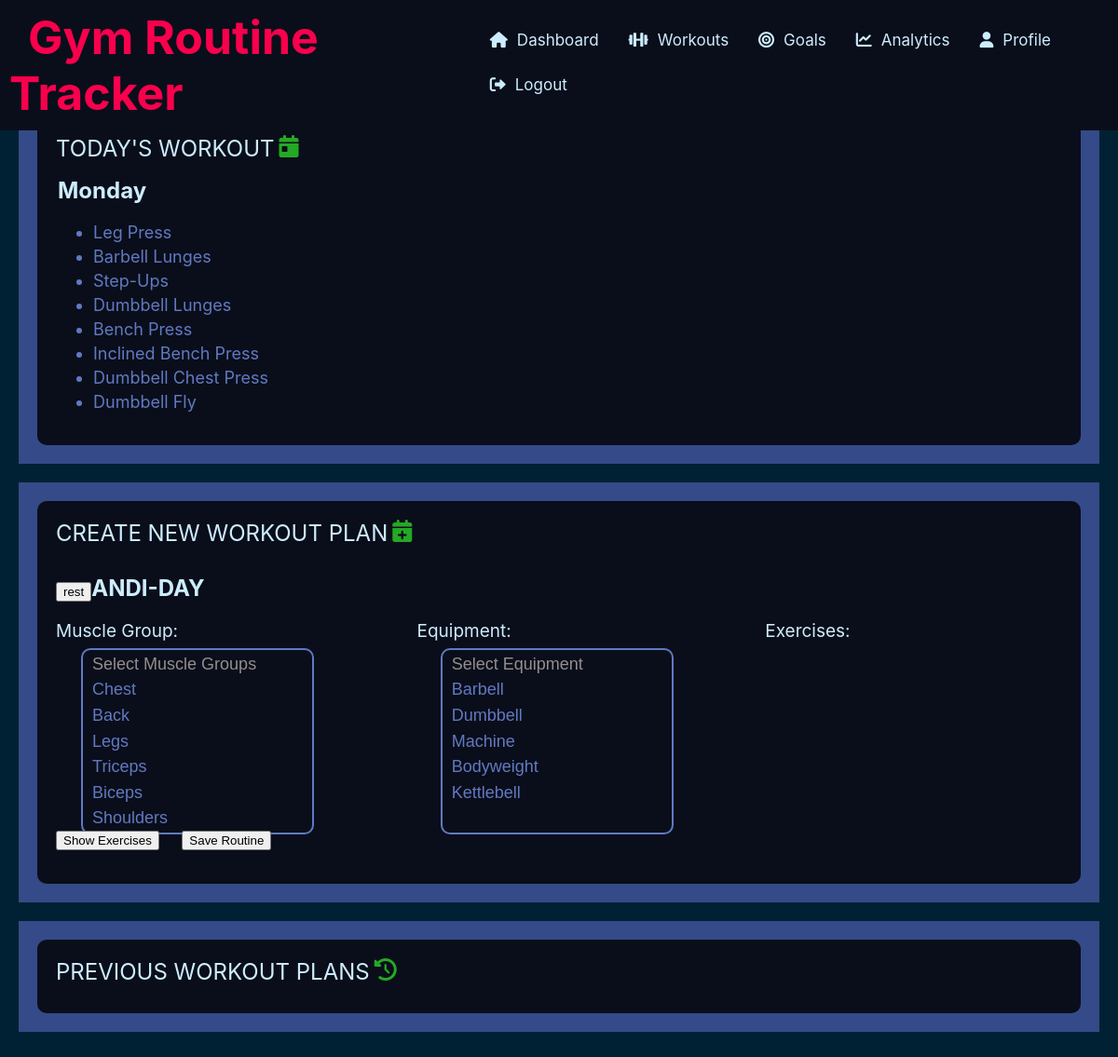
The page /deprecated/poopouts.php (signed in) on the database its author committed.
### tables this page shows
CREATE TABLE `days` (
  `d_id` int(11) NOT NULL,
  `day` text NOT NULL,
  `d_full` text NOT NULL
);

CREATE TABLE `workouts` (
  `w_id` int(11) NOT NULL,
  `uid` int(11) NOT NULL,
  `ex_id` int(11) NOT NULL,
  `day` int(11) NOT NULL,
  `date` date NOT NULL,
  `Used` int(11) NOT NULL
);

CREATE TABLE `exercises` (
  `ex_id` int(11) NOT NULL,
  `mg_id` int(11) DEFAULT NULL,
  `eq_id` int(11) DEFAULT NULL,
  `ex_name` varchar(255) DEFAULT NULL
);

### deprecated/poopouts.php (the view, shortened to what this page needs)
<?php
$servername = "localhost";
$username = "root";
$password = "";
$dbname = "mygymroutine";
$conn = new mysqli($servername, $username, $password, $dbname);
$query = mysqli_query($conn, "SELECT mg_id, mg_name FROM MuscleGroup");
$muscleGroups = [];
while ($row = mysqli_fetch_assoc($query)) {
    $muscleGroups[] = $row;
}
$query = mysqli_query($conn, "SELECT eq_id , eq_name FROM Equipment");
$equipment = [];
while ($row = mysqli_fetch_assoc($query)) {
    $equipment[] = $row;
}
?>
<html>
<head>
    <link rel="stylesheet" href="workouts.css">
</head>
<body>
    <div id="navigation">
        <?php include 'navmain.php'; ?>
    </div>
    <div class="main-container">
        <div class="container-first">
            <div class="section top">
                <div class="workout-heading">TODAY'S WORKOUT
                    <div class="icon">
                        <i class="fa-solid fa-calendar-day" style="color: #25a825;"></i>
                    </div>
                </div>
                <ul>
                    <?php include 'DashWorkout.php'; ?>
                </ul>
            </div>
        </div>
        <div class="container-second">
            <div class="section top">
                <div class="workout-heading">CREATE NEW WORKOUT PLAN
                    <div class="icon">
                        <i class="fa-solid fa-calendar-plus" style="color: #25a825;"></i>
                    </div>
                </div>
                <form method="post">
                <h2><button>rest</button>ANDI-DAY</h2>
                        <div class="day">
                            <div class="mg-box">
                                <div class='mg-label-heading'>
                                    <label for="muscleGroup">Muscle Group:</label>
                                </div>
                                <div class="select-options">
                                    <select name="muscleGroup" id="muscleGroup" multiple>
                                        <option value="">Select Muscle Groups</option>
                                        <?php foreach ($muscleGroups as $group) : ?>
                                            <option value="<?php echo $group['mg_id']; ?>" name="<?php echo $group['mg_id']; ?>"><?php echo $group['mg_name']; ?></option>
                                        <?php endforeach; ?>
                                    </select>
                                </div>
                            </div>
                            <div class="eq-box">
                                <div class='eq-label-heading'>
                                    <label for="equipment">Equipment:</label>
                                </div>
                                <div class="select-options">
                                    <select name="equipment" id="equipment" multiple>
                                        <option value="">Select Equipment</option>
                                        <?php foreach ($equipment as $equip) : ?>
                                            <option value="<?php echo $equip['eq_id']; ?>" name="<?php echo $equip['eq_id']; ?>"><?php echo $equip['eq_name']; ?></option>
                                        <?php endforeach; ?>
                                    </select>
                                </div>
                            </div>
                            <div class="ex-box">
                                <div class='ex-label-heading'>
                                    <label for="exercises">Exercises:</label>
                                </div>
                            </div>
                        </div>
                    <div class="buttons-main">
                        <div class="buttons"><input type="submit" value="Show Exercises" name="Show-Exercises"></div>
                        <div class="buttons"><input type="submit" value="Save Routine" name="Save-Routine"></div>
                    </div>
                </form>
            </div>
        </div>
        <div class="container-third">
            <div class="section top">
                <div class="workout-heading">PREVIOUS WORKOUT PLANS
                    <div class="icon">
                        <i class="fa-solid fa-clock-rotate-left" style="color: #25a825;"></i>
                    </div>
                </div>
            </div>
        </div>
    </div>
</body>
</html>

### DashWorkout.php
<?php
$currentDay = date("D");
$sql_day = "SELECT d_id,d_full FROM days WHERE day='$currentDay'";
$result_day = $conn->query($sql_day);
$row_day = $result_day->fetch_assoc();
$d_id = $row_day["d_id"];
$d_full = $row_day['d_full'];
$sql_exercise = "SELECT * FROM workouts WHERE UID = '$SID' AND day='$d_id'";
$result_exercises = $conn->query($sql_exercise);
if ($result_exercises->num_rows > 0) {
    echo"<div class='day-today'>";
    echo"<h2>".$d_full."</h2>";
    while ($row_exercise = $result_exercises->fetch_assoc()) {
        $ex_id = $row_exercise["ex_id"];
        $sql_ex_details = "SELECT ex_name FROM exercises WHERE ex_id='$ex_id'";
        $ex_name_result = $conn->query($sql_ex_details);
        $result_ex_name = $ex_name_result->fetch_assoc();
        echo '<li>' . $result_ex_name["ex_name"] . '</li>';
    }
    echo"</div>";
} else {?>
    <li style='list-style-type: none;'>You have no exercises today</li>
    <li style='list-style-type: none;'><a href='analytics.php'style="text-decoration:none;" >View analytics</a></li>
<?php
}
?>

### workouts.css (style rules this page uses)
.container-first, .container-second, .container-third, .container-fourth { margin-left: 20px; margin-right: 20px; display: flex; justify-content: center; align-items: center; background-color: var(--accent); padding: 10px; flex-wrap: wrap; margin-bottom: 20px; }
.section { background-color: var(--secondary); padding: 20px; margin: 10px; box-sizing: border-box; flex: 1; position: relative; }
.day-today h2 { position: relative; margin-top: -10px; right: 38px; }
.select-options select, .select-options-ex select { position: relative; top: 30px; right: 13vh; width: 300px; background: transparent; color: var(--primary); font-size: 18px; border-radius: 10px; border: 2px solid var(--primary); height: 200px; }
.select-options option, .select-options-ex option { margin-left: 8px; margin-top: 5px; }
.select-options option:first-child, .select-options-ex option:first-child { color: #948e8e; }
.top { flex-basis: calc(50% - 30px); display: flex; flex-direction: column; border-radius: 10px; }
.workout-heading { font-size: 24px; margin-bottom: 10px; display: flex; position: relative; }
.day { margin-top: 15px; display: block; }
.mg-box, .eq-box, .ex-box { margin-right: 30px; display: inline-flex; }
.eq-label-heading, .ex-label-heading, .mg-label-heading { font-size: 19px; display: block; }
.eq-label-heading { position: relative; right: 3.5vh; }
.ex-label-heading { position: relative; right: 5vh; }
#muscleGroup, #exercises, #equipment { width: 250px; height: 200px; }
.buttons-main { position: relative; margin-top: 25px; }
.buttons { display: inline-flex; margin-right: 20px; }

### nav.css (style rules this page uses)
:root { --text: #ccedff; --background: #002133; --primary: #6179c2; --secondary: #0a0e1a; --accent: #354a88; --selected:#051131; --font-family: -apple-system, BlinkMacSystemFont, "Segoe UI", Roboto, "Helvetica Neue", Arial, sans-serif; --accent-text: #f9004d; --teritiary: #8d7fa1; --button-color: #25a825; }

### dashboard.css (style rules this page uses)
body { margin: 0; padding: 0; font-family: var(--font-family); background-color: var(--background); color: var(--text); }
.main-container { position: relative; top: 105px; padding-bottom: 20px; }
.container-first-goals, .container-first-add, .container-first, .container-second, .container-third { margin-left: 20px; margin-right: 20px; display: flex; justify-content: center; align-items: center; background-color: var(--accent); padding: 10px; flex-wrap: wrap; }
.container-second { margin-top: 20px; }
.container-third { margin-top: 20px; }
.section { background-color: var(--secondary); padding: 20px; margin: 10px; box-sizing: border-box; flex: 1; position: relative; }
.topmost, .top, .bottom { flex-basis: calc(50% - 30px); display: flex; flex-direction: column; border-radius: 10px; }
.icon { margin-left: 5px; }
.day-today h2 { position: relative; margin-top: -10px; right: 38px; }
.day-today li { font-size: 18px; margin-top: 5px; color: var(--primary); }

### rows shown on the page
days: d_full "Monday"
workouts: ex.ex_name "Leg Press"
workouts: ex.ex_name "Barbell Lunges"
workouts: ex.ex_name "Step-Ups"
workouts: ex.ex_name "Dumbbell Lunges"
workouts: ex.ex_name "Bench Press"
workouts: ex.ex_name "Inclined Bench Press"
workouts: ex.ex_name "Dumbbell Chest Press"
workouts: ex.ex_name "Dumbbell Fly"
